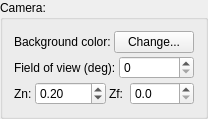
         <widget class="QGroupBox" name="groupBox_5">
          <property name="title">
           <string>Camera:</string>
          </property>
          <layout class="QVBoxLayout" name="verticalLayout_17">
           <property name="spacing">
            <number>3</number>
           </property>
           <item>
            <layout class="QHBoxLayout" name="horizontalLayout_21">
             <item>
              <widget class="QLabel" name="label_17">
               <property name="text">
                <string>Background color:</string>
               </property>
              </widget>
             </item>
             <item>
              <widget class="QPushButton" name="buttonBgColor">
               <property name="text">
                <string>Change...</string>
               </property>
              </widget>
             </item>
            </layout>
           </item>
           <item>
            <layout class="QHBoxLayout" name="horizontalLayout_39">
             <item>
              <widget class="QLabel" name="label_50">
               <property name="text">
                <string>Field of view (deg):</string>
               </property>
              </widget>
             </item>
             <item>
              <widget class="QSpinBox" name="spinBoxCamFoV"/>
             </item>
            </layout>
           </item>
           <item>
            <layout class="QHBoxLayout" name="horizontalLayout_38">
             <item>
              <widget class="QLabel" name="label_48">
               <property name="text">
                <string>Zn:</string>
               </property>
              </widget>
             </item>
             <item>
              <widget class="QDoubleSpinBox" name="spinBoxCamZn">
               <property name="maximum">
                <double>9999.000000000000000</double>
               </property>
               <property name="singleStep">
                <double>0.500000000000000</double>
               </property>
               <property name="value">
                <double>0.200000000000000</double>
               </property>
              </widget>
             </item>
             <item>
              <widget class="QLabel" name="label_49">
               <property name="text">
                <string>Zf:</string>
               </property>
              </widget>
             </item>
             <item>
              <widget class="QDoubleSpinBox" name="spinBoxCamZf">
               <property name="decimals">
                <number>1</number>
               </property>
               <property name="maximum">
                <double>9999.000000000000000</double>
               </property>
               <property name="singleStep">
                <double>100.000000000000000</double>
               </property>
              </widget>
             </item>
            </layout>
           </item>
          </layout>
         </widget>
